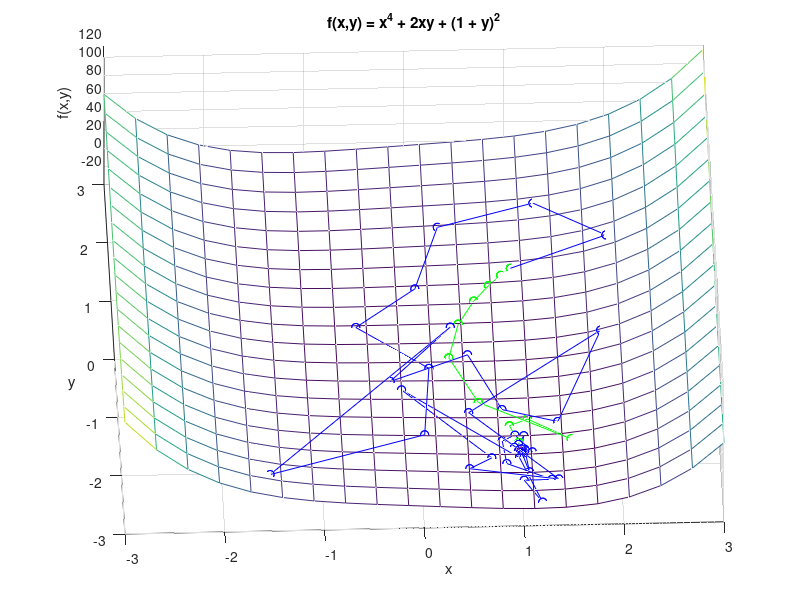

The MATLAB source for this figure: (Note: this script raises an error after producing the figure.)
function um01_experiment ()

disp ('Step 1: plotting the problem')

f = @(x,y) x.^4 + 2.*x.*y + (1 + y).^2;

[x, y] = meshgrid (linspace (-3, 3, 20));
mesh (x, y, f(x,y));
grid on;
xlabel ('x');
ylabel ('y');
zlabel ('f(x,y)');
title ('f(x,y) = x^4 + 2xy + (1 + y)^2');
hold on;
plot3 (1, -2, -2, 'ro');

view (-2, 70);


disp ('Step 2: Try fminsearch')

format long;
xpath = zeros(0, 3);  % Memorize path

x0 = [1, 1];
options.Display = 'iter';
[xopt, fval, exitflag] = fminsearch (@fun, x0, options);

disp ('Solution');
disp (xopt);

disp ('Objective value at solution');
disp (fval);

fprintf ('exitflag = %d\n', exitflag);

animate_path (xpath, {'bo-'});


disp ('Step 3: Try fminunc')

xpath = zeros(0, 3);  % Memorize path

%x0 = [1, 1];
options.Display = 'iter';
options.GradObj = 'on';
[xopt, fval, exitflag] = fminunc (@fun, x0, options);

disp ('Solution');
disp (xopt);

disp ('Objective value at solution');
disp (fval);

fprintf ('exitflag = %d\n', exitflag);

animate_path (xpath, {'go-'});


disp ('Step 4: Try newton_simple')

xpath = zeros(0, 3);  % Memorize path

%x0 = [1, 1];
options.Display = 'iter';
[xopt, fval, exitflag] = newton_simple (@fun, x0, options);

disp ('Solution');
disp (xopt);

disp ('Objective value at solution');
disp (fval);

fprintf ('exitflag = %d\n', exitflag);

animate_path (xpath, {'ro-'});


disp ('Step 5: Try nelder_mead')

xpath = zeros(0, 3);  % Memorize path

%x0 = [1, 1];
options.Display = 'iter';
options.MaxIterations = 30;
[xopt, fval, exitflag] = nelder_mead (@fun, x0, options);

disp ('Solution');
disp (xopt);

disp ('Objective value at solution');
disp (fval);

fprintf ('exitflag = %d\n', exitflag);

animate_path (xpath, {'mo-'});


% Nested function to pass to fminsearch and fminunc.

  function [fx, gx, hx] = fun (x)
    fx = x(1).^4 + 2.*x(1).*x(2) + (1 + x(2)).^2;
    
    gx = [ 4.*x(1).^3 + 2.*x(2);   ...
           2.*x(1) + 2.*(1 + x(2)) ];
    
    hx = [ 12.*x(1).^2, 2; ...
                     2, 2  ];
    
    xpath = [xpath; x(:)', fx];  % Memorize path
  end

end

function animate_path (xpath, LineSpec)
  for i = 2:size (xpath, 1)
    plot3 (xpath(i-1:i,1), xpath(i-1:i,2), xpath(i-1:i,3), LineSpec{:});
    pause (0.1);
    drawnow ();
  end
end
